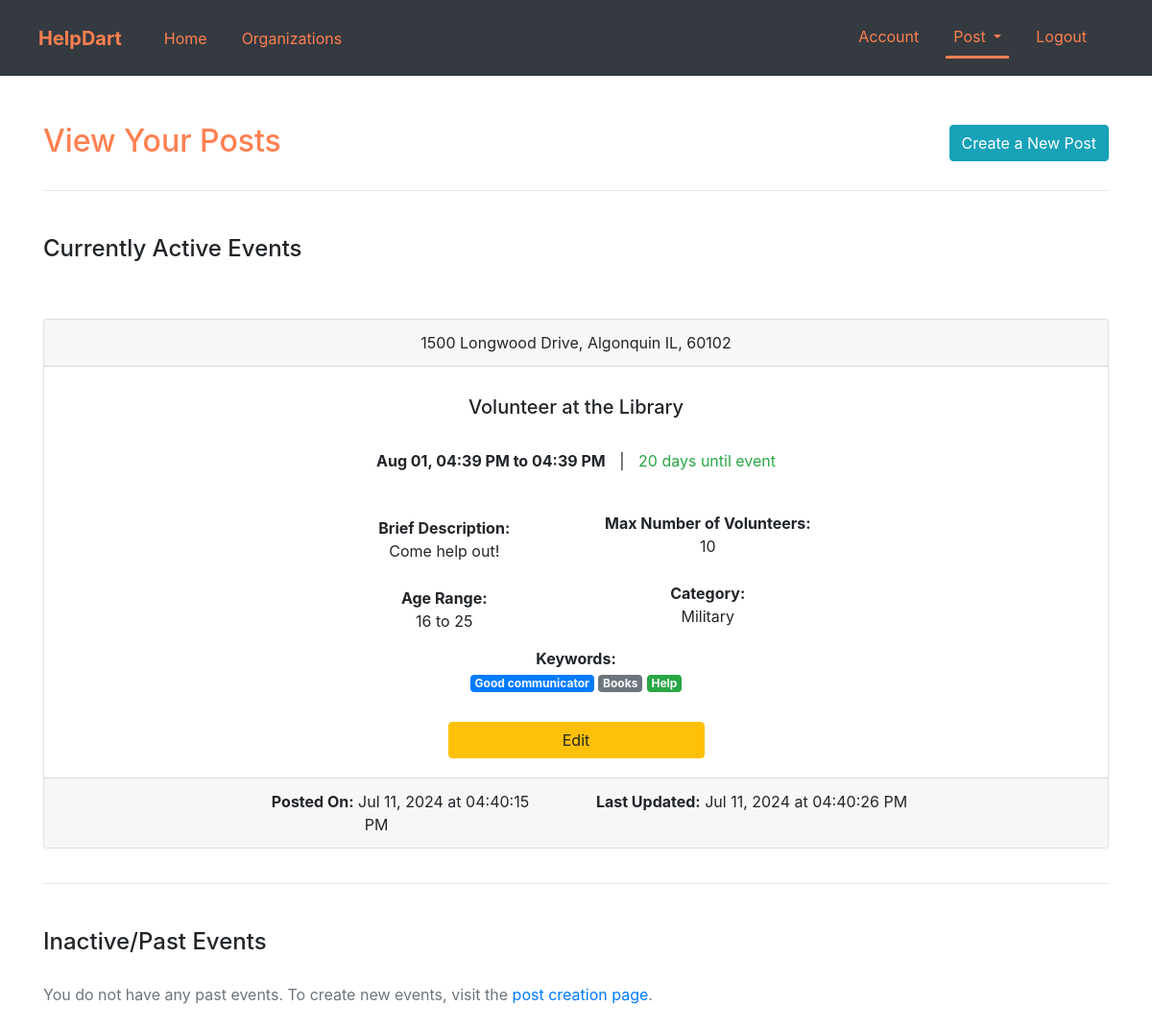
Screenshot of /view_posts (signed in) with the database file from the repository.
### app.py (models this page shows, shortened)
class Event(db.Model, UserMixin):
    id = db.Column(db.Integer, primary_key=True)
    event_name = db.Column(db.String(120))
    event_startdate = db.Column(db.String(120))
    event_enddate = db.Column(db.String(120))
    event_starttime = db.Column(db.String(120))
    event_endtime = db.Column(db.String(120))
    event_location = db.Column(db.String(120))
    event_max_volunteers = db.Column(db.String(120))
    event_min_age = db.Column(db.String(120))
    event_max_age = db.Column(db.String(120))
    event_category = db.Column(db.String(120))
    event_description = db.Column(db.String(120))
    event_age_range = db.Column(db.String(120))
    event_keywords = db.Column(db.String(620))
    post_date = db.Column(db.String(120))
    post_time = db.Column(db.String(120))
    is_active = db.Column(db.Boolean, default=True)
    for_display_event_datetime = db.Column(db.String(120))
    for_display_post_datetime = db.Column(db.String(120))
    days_until_event = db.Column(db.String(120))
    last_updated = db.Column(db.String(120))
    organization_id = db.Column(db.Integer, db.ForeignKey('organization.id'))

### app.py (the view)
@app.route("/view_posts", methods=["GET", "POST"])
@login_required
def view_posts():
    if current_user.answered_organization_questions == False:
        flash("You are not an administrator for an organization yet. Please fill out information regarding your organization first.", "warning")
        return redirect(url_for("orginfo", user_id=current_user.id))
    check_for_not_active_events()
    active_events = []
    inactive_events = []
    list_of_keywords_dicts = get_all_keywords_dicts()
    form = EditPostBtn()
    for i in Event.query.filter_by(id=current_user.organization_id, is_active=True).all():
        active_events.append(i)
    for j in Event.query.filter_by(id= current_user.organization_id, is_active=False).all():
        inactive_events.append(j)
    if request.method == "POST":
        post_id = request.form.get("edit_post_btn")
        return redirect(url_for("edit_post", post_id=post_id))
    return render_template("view_posts.html", active_events=active_events, inactive_events=inactive_events, editbtnform=form, list_of_keywords_dicts=list_of_keywords_dicts)

### app.py
class EditPostBtn(FlaskForm):
    editbtn = SubmitField("Edit")

### app.py (called while the page is built)
@login_manager.user_loader
def load_user(user_id):
    return Client.query.get(int(user_id))

def get_keywords_dict(list_of_keywords):
    kws_dict = {}
    item_num = 0
    for i in list_of_keywords:
        kws_dict[str(i)] = badge_colors[item_num]
        item_num += 1
    return kws_dict

def get_all_keywords_dicts():
    end_list = []
    for e in Event.query.filter_by(organization_id=current_user.organization_id):
        end_list.append(get_keywords_dict(string_to_list(e.event_keywords)))
    return end_list

def string_to_list(string_of_words):
    list_of_words = []
    list_of_words = list(str(string_of_words).strip("").split(","))
    return list_of_words

def convertto24(time_input):
    if time_input[-2:] == "AM" and time_input[:2] == "12":
        return "00" + time_input[2:-2]
    elif time_input[-2:] == "AM":
        return time_input[:-2]
    elif time_input[-2:] == "PM" and time_input[:2] == "12":
        return time_input[:-2]
    else:
        return str(int(time_input[:2]) + 12) + time_input[2:8]

def difference_between_dates(current_dt, event_dt, is_active):
    delta = ""
    cdt = datetime.strptime(current_dt, "%Y-%m-%d %H:%M:%S")
    edt = datetime.strptime(event_dt, "%Y-%m-%d %H:%M:%S")
    if is_active:
        delta = str((edt - cdt).days)
    else:
        delta = str((cdt - edt).days)
    return delta

### templates/view_posts.html (shortened to what this page needs)
{% extends "layout.html" %}
{% block navbar_links %}
    <div class="collapse navbar-collapse" id="navbarText">
        <ul class="navbar-nav mr-auto">
            <li class="nav-item" style="padding-right: 20px;">
                <a class="nav-link" href="{{ url_for('home') }}" style="color: coral;">Home</a>
            </li>
            <li class="nav-item" style="padding-right: 20px;">
                <a class="nav-link" href="{{ url_for('organizations') }}" style="color: coral;">Organizations</a>
            </li>
        </ul>
        <ul class="navbar-nav ml-auto">
            {% if current_user.is_authenticated %}
                <li class="nav-item" style="padding-right: 20px;">
                    <a class="nav-link" href="{{ url_for('account') }}" style="color: coral;">Account</a>
                </li>
                {% if current_user.is_organization and current_user.answered_organization_questions %}
                    <li class="nav-item dropdown" style="padding-right: 20px;">
                        <a style="border-bottom: solid; border-bottom-color: coral; color: coral;" class="nav-link dropdown-toggle" href="#" id="navbarDropdown" role="button" data-toggle="dropdown" aria-haspopup="true" aria-expanded="false">
                            Post
                        </a>
                    </li>
                {% endif %}
                <li class="nav-item" style="padding-right: 20px;">
                    <a class="nav-link" href="{{ url_for('logout') }}" style="color: coral;">Logout</a>
                </li>
            {% endif %}
        </ul>
    </div>
{% endblock navbar_links %}
{% block main %}
    <div class="container">
        <div class="d-flex justify-content-between align-items-center mb-4">
            <div class="d-flex flex-row align-items-center">
                <h2 class="mt-1" style="color: coral;">View Your Posts</h2>
            </div> <a href="{{ url_for('post') }}" type="button" class="text-center btn btn-small btn-info">Create a New Post</a>
        </div>
        <hr>
        <div style="padding-bottom: 75px;">
            <div>
                {%  if (active_events == "" or active_events == None or active_events == []) and (inactive_events == "" or inactive_events == None or inactive_events == []) %}
                    <p class="text-muted" style="padding-top: 20px;">
                        You have not created any posts yet. To create new events, visit the <a href="{{ url_for('post') }}">post creation page</a>.
                    </p>
                {% else %}
                    <div>
                        <h4 style="padding-top: 30px;">Currently Active Events</h4>
                        <div>
                            {%  if active_events == "" or active_events == None or active_events == [] %}
                                <p class="text-muted" style="padding-top: 20px;">
                                    You do not have any currently active events. To create new events, visit the <a href="{{ url_for('post') }}">post creation page</a>.
                                </p>
                            {% else %}
                                {% for a_event in active_events %}
                                    <div class="row" style="padding-top: 50px;">
                                        <div class="col-md-12">
                                            <div class="card text-center">
                                                <div class="card-header">
                                                    {{ a_event.event_location }}
                                                </div>
                                                <div class="card-body">
                                                    <h5 class="card-title" style="padding: 10px;">{{ a_event.event_name }}</h5>
                                                    <p class="card-text" style="padding: 10px;"><b style="padding-right: 10px;">{{ a_event.for_display_event_datetime }}</b>   |   <span class="text-success" style="padding-left: 10px;">{{ a_event.days_until_event }} days until event</span></p>
                                                    <div class="row align-items-center">
                                                        <div class="col-md-3"></div>
                                                        <div class="col-md-3 justify-content-end" style="padding: 10px;">
                                                            <p class="card-text" style="padding-top: 10px;"><b>Brief Description:</b><br>{{ a_event.event_description }}</p>
                                                        </div>
                                                        <div class="col-md-3 justify-content-end" style="padding: 10px;">
                                                            <p class="card-text"><b>Max Number of Volunteers:</b><br>{{ a_event.event_max_volunteers }}</p>
                                                        </div>
                                                        <div class="col-md-3"></div>
                                                    </div>
                                                    <div class="row align-items-center">
                                                        <div class="col-md-3"></div>
                                                        <div class="col-md-3 justify-content-start" style="padding: 10px;">
                                                            <p class="card-text"><b>Age Range:</b><br>{{ a_event.event_min_age }} to {{ a_event.event_max_age }}</p>
                                                        </div>
                                                        <div class="col-md-3 justify-content-start" style="padding: 10px;">
                                                            <p class="card-text" style="padding-bottom: 10px;"><b>Category:</b><br>{{ a_event.event_category }}</p>
                                                        </div>
                                                        <div class="col-md-3"></div>
                                                    </div>
                                                    <div class="text-center" style="padding-bottom: 10px;">
                                                        <b>Keywords:</b><br>
                                                        {% for kw_dict in list_of_keywords_dicts %}
                                                            {% for item in kw_dict %}
                                                                {% if "warning" in kw_dict[item] or "info" in kw_dict[item] %}
                                                                    <span class="badge {{ kw_dict[item] }} text-dark">{{ item }}</span>
                                                                {% else %}
                                                                    <span class="badge {{ kw_dict[item] }} text-light">{{ item }}</span>
                                                                {% endif %}
                                                            {% endfor %}
                                                        {% endfor %}
                                                    </div>
                                                    <form method="POST" action="" enctype="multipart/form-data" style="padding-top: 20px;">
                                                        {{ editbtnform.editbtn(class="btn btn-warning w-25") }}
                                                    </form>
                                                </div>
                                                <div class="card-footer text-body-secondary">
                                                    <div class="row">
                                                        <div class="col-md-2">
                                                        </div>
                                                        <div class="col-md-4">
                                                            <span style="padding-right: 50px;"><b>Posted On:</b> {{ a_event.for_display_post_datetime }}</span>
                                                        </div>
                                                        <div class="col-md-4">
                                                            <span><b>Last Updated:</b> {{ a_event.last_updated }}</span>
                                                        </div>
                                                        <div class="col-md-2">
                                                        </div>
                                                    </div>
                                                </div>
                                            </div>
                                        </div>
                                    </div>
                                {% endfor %}
                            {% endif %}
                        </div>
                    </div>
                    <p style="padding-top: 20px;"></p><hr>
                    <div>
                        <h4 style="padding-top: 30px;">Inactive/Past Events</h4>
                        <div>
                            {%  if inactive_events == "" or inactive_events == None or inactive_events == [] %}
                                <p class="text-muted" style="padding-top: 20px;">
                                    You do not have any past events. To create new events, visit the <a href="{{ url_for('post') }}">post creation page</a>.
                                </p>
                            {% endif %}
                        </div>
                    </div>
                {% endif %}
            </div>
        </div>
    </div>
{% endblock main %}

### rows the page displays
Event: event_location "1500 Longwood Drive, Algonquin IL, 60102", event_name "Volunteer at the Library", for_display_event_datetime "Aug 01, 04:39 PM to 04:39 PM", days_until_event "20", event_description "Come help out!", event_max_volunteers "10", event_min_age "16", event_max_age "25", event_category "Military", kw_dict "Good communicator" "Books" "Help", for_display_post_datetime "Jul 11, 2024 at 04:40:15 PM", last_updated "Jul 11, 2024 at 04:40:26 PM"
